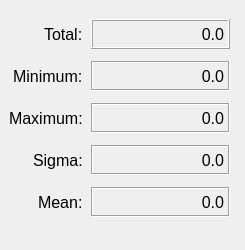
<?xml version="1.0" encoding="UTF-8"?>
<ui version="4.0">
 <class>Dialog</class>
 <widget class="QDialog" name="Dialog">
  <property name="geometry">
   <rect>
    <x>0</x>
    <y>0</y>
    <width>245</width>
    <height>250</height>
   </rect>
  </property>
  <property name="font">
   <font>
    <pointsize>12</pointsize>
   </font>
  </property>
  <property name="windowTitle">
   <string>Dialog</string>
  </property>
  <widget class="QWidget" name="formLayoutWidget">
   <property name="geometry">
    <rect>
     <x>9</x>
     <y>19</y>
     <width>221</width>
     <height>211</height>
    </rect>
   </property>
   <layout class="QFormLayout" name="formLayout">
    <property name="labelAlignment">
     <set>Qt::AlignRight|Qt::AlignTrailing|Qt::AlignVCenter</set>
    </property>
    <property name="horizontalSpacing">
     <number>8</number>
    </property>
    <property name="verticalSpacing">
     <number>12</number>
    </property>
    <item row="0" column="0">
     <widget class="QLabel" name="lbl_stats_total">
      <property name="font">
       <font>
        <pointsize>12</pointsize>
       </font>
      </property>
      <property name="text">
       <string>Total:</string>
      </property>
     </widget>
    </item>
    <item row="0" column="1">
     <widget class="QLabel" name="stats_total_value">
      <property name="minimumSize">
       <size>
        <width>0</width>
        <height>30</height>
       </size>
      </property>
      <property name="frameShape">
       <enum>QFrame::Box</enum>
      </property>
      <property name="frameShadow">
       <enum>QFrame::Raised</enum>
      </property>
      <property name="text">
       <string>0.0</string>
      </property>
      <property name="alignment">
       <set>Qt::AlignRight|Qt::AlignTrailing|Qt::AlignVCenter</set>
      </property>
     </widget>
    </item>
    <item row="1" column="0">
     <widget class="QLabel" name="lbl_stats_min">
      <property name="text">
       <string>Minimum:</string>
      </property>
     </widget>
    </item>
    <item row="1" column="1">
     <widget class="QLabel" name="stats_min_value">
      <property name="minimumSize">
       <size>
        <width>0</width>
        <height>30</height>
       </size>
      </property>
      <property name="frameShape">
       <enum>QFrame::Box</enum>
      </property>
      <property name="frameShadow">
       <enum>QFrame::Sunken</enum>
      </property>
      <property name="text">
       <string>0.0</string>
      </property>
      <property name="alignment">
       <set>Qt::AlignRight|Qt::AlignTrailing|Qt::AlignVCenter</set>
      </property>
     </widget>
    </item>
    <item row="2" column="0">
     <widget class="QLabel" name="lbl_stats_max">
      <property name="text">
       <string>Maximum:</string>
      </property>
     </widget>
    </item>
    <item row="2" column="1">
     <widget class="QLabel" name="stats_max_value">
      <property name="minimumSize">
       <size>
        <width>0</width>
        <height>30</height>
       </size>
      </property>
      <property name="frameShape">
       <enum>QFrame::Box</enum>
      </property>
      <property name="frameShadow">
       <enum>QFrame::Sunken</enum>
      </property>
      <property name="text">
       <string>0.0</string>
      </property>
      <property name="alignment">
       <set>Qt::AlignRight|Qt::AlignTrailing|Qt::AlignVCenter</set>
      </property>
     </widget>
    </item>
    <item row="3" column="0">
     <widget class="QLabel" name="lbl_stats_sigma">
      <property name="text">
       <string>Sigma:</string>
      </property>
     </widget>
    </item>
    <item row="3" column="1">
     <widget class="QLabel" name="stats_sigma_value">
      <property name="minimumSize">
       <size>
        <width>0</width>
        <height>30</height>
       </size>
      </property>
      <property name="frameShape">
       <enum>QFrame::Box</enum>
      </property>
      <property name="frameShadow">
       <enum>QFrame::Sunken</enum>
      </property>
      <property name="text">
       <string>0.0</string>
      </property>
      <property name="alignment">
       <set>Qt::AlignRight|Qt::AlignTrailing|Qt::AlignVCenter</set>
      </property>
     </widget>
    </item>
    <item row="4" column="0">
     <widget class="QLabel" name="lbl_stats_mean">
      <property name="text">
       <string>Mean:</string>
      </property>
     </widget>
    </item>
    <item row="4" column="1">
     <widget class="QLabel" name="stats_mean_value">
      <property name="minimumSize">
       <size>
        <width>0</width>
        <height>30</height>
       </size>
      </property>
      <property name="frameShape">
       <enum>QFrame::Box</enum>
      </property>
      <property name="frameShadow">
       <enum>QFrame::Sunken</enum>
      </property>
      <property name="text">
       <string>0.0</string>
      </property>
      <property name="alignment">
       <set>Qt::AlignRight|Qt::AlignTrailing|Qt::AlignVCenter</set>
      </property>
     </widget>
    </item>
   </layout>
  </widget>
 </widget>
 <resources/>
 <connections/>
</ui>
